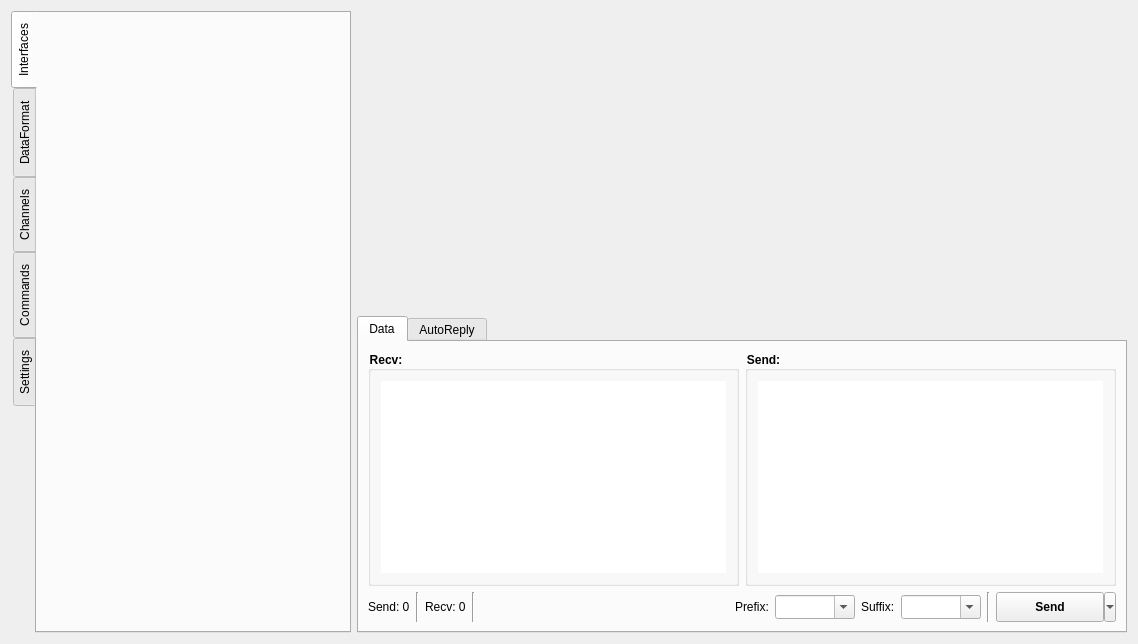
<?xml version="1.0" encoding="UTF-8"?>
<ui version="4.0">
 <class>Widget</class>
 <widget class="QWidget" name="Widget">
  <property name="geometry">
   <rect>
    <x>0</x>
    <y>0</y>
    <width>1138</width>
    <height>644</height>
   </rect>
  </property>
  <property name="sizePolicy">
   <sizepolicy hsizetype="Expanding" vsizetype="Maximum">
    <horstretch>0</horstretch>
    <verstretch>0</verstretch>
   </sizepolicy>
  </property>
  <property name="windowTitle">
   <string>Widget</string>
  </property>
  <property name="styleSheet">
   <string notr="true"/>
  </property>
  <layout class="QHBoxLayout" name="horizontalLayout">
   <item>
    <widget class="QTabWidget" name="sidebar">
     <property name="enabled">
      <bool>true</bool>
     </property>
     <property name="sizePolicy">
      <sizepolicy hsizetype="Minimum" vsizetype="MinimumExpanding">
       <horstretch>0</horstretch>
       <verstretch>0</verstretch>
      </sizepolicy>
     </property>
     <property name="maximumSize">
      <size>
       <width>340</width>
       <height>16777215</height>
      </size>
     </property>
     <property name="tabPosition">
      <enum>QTabWidget::West</enum>
     </property>
     <property name="currentIndex">
      <number>0</number>
     </property>
     <widget class="QWidget" name="tab_interfaces">
      <attribute name="title">
       <string>Interfaces</string>
      </attribute>
      <layout class="QVBoxLayout" name="verticalLayout_6"/>
     </widget>
     <widget class="QWidget" name="tab_dataformat">
      <attribute name="title">
       <string>DataFormat</string>
      </attribute>
      <layout class="QGridLayout" name="gridLayout_3">
       <item row="1" column="0">
        <widget class="QLabel" name="label">
         <property name="text">
          <string>Type:</string>
         </property>
        </widget>
       </item>
       <item row="7" column="0" colspan="2">
        <widget class="QCheckBox" name="chk_datafilter_enable">
         <property name="font">
          <font>
           <weight>75</weight>
           <bold>true</bold>
          </font>
         </property>
         <property name="text">
          <string>Filter:</string>
         </property>
         <property name="checked">
          <bool>false</bool>
         </property>
        </widget>
       </item>
       <item row="3" column="1">
        <widget class="QLineEdit" name="input_dataformat_suffix">
         <property name="text">
          <string/>
         </property>
        </widget>
       </item>
       <item row="1" column="1">
        <widget class="QComboBox" name="cmb_dataformat_type">
         <item>
          <property name="text">
           <string>int8</string>
          </property>
         </item>
         <item>
          <property name="text">
           <string>int16</string>
          </property>
         </item>
         <item>
          <property name="text">
           <string>int32</string>
          </property>
         </item>
         <item>
          <property name="text">
           <string>uint8</string>
          </property>
         </item>
         <item>
          <property name="text">
           <string>uint16</string>
          </property>
         </item>
         <item>
          <property name="text">
           <string>uint32</string>
          </property>
         </item>
         <item>
          <property name="text">
           <string>float</string>
          </property>
         </item>
         <item>
          <property name="text">
           <string>double</string>
          </property>
         </item>
        </widget>
       </item>
       <item row="2" column="0">
        <widget class="QLabel" name="label_24">
         <property name="text">
          <string>Prefix:</string>
         </property>
        </widget>
       </item>
       <item row="3" column="0">
        <widget class="QLabel" name="label_23">
         <property name="text">
          <string>Suffix:</string>
         </property>
        </widget>
       </item>
       <item row="8" column="0" colspan="2">
        <widget class="QTreeWidget" name="tree_datafilter">
         <property name="enabled">
          <bool>false</bool>
         </property>
         <property name="styleSheet">
          <string notr="true"/>
         </property>
         <property name="verticalScrollBarPolicy">
          <enum>Qt::ScrollBarAlwaysOff</enum>
         </property>
         <property name="horizontalScrollBarPolicy">
          <enum>Qt::ScrollBarAsNeeded</enum>
         </property>
         <property name="autoScroll">
          <bool>true</bool>
         </property>
         <property name="editTriggers">
          <set>QAbstractItemView::EditKeyPressed</set>
         </property>
         <property name="dragEnabled">
          <bool>false</bool>
         </property>
         <property name="selectionMode">
          <enum>QAbstractItemView::SingleSelection</enum>
         </property>
         <property name="selectionBehavior">
          <enum>QAbstractItemView::SelectRows</enum>
         </property>
         <property name="indentation">
          <number>0</number>
         </property>
         <attribute name="headerVisible">
          <bool>false</bool>
         </attribute>
         <attribute name="headerMinimumSectionSize">
          <number>0</number>
         </attribute>
         <column>
          <property name="text">
           <string notr="true">1</string>
          </property>
         </column>
        </widget>
       </item>
       <item row="2" column="1">
        <widget class="QLineEdit" name="input_dataformat_prefix">
         <property name="text">
          <string/>
         </property>
        </widget>
       </item>
       <item row="4" column="1">
        <widget class="QLineEdit" name="input_dataformat_delimiter">
         <property name="text">
          <string>,</string>
         </property>
        </widget>
       </item>
       <item row="6" column="0" colspan="2">
        <widget class="Line" name="line_2">
         <property name="orientation">
          <enum>Qt::Horizontal</enum>
         </property>
        </widget>
       </item>
       <item row="4" column="0">
        <widget class="QLabel" name="label_25">
         <property name="text">
          <string>Delimiter:</string>
         </property>
        </widget>
       </item>
       <item row="0" column="0" colspan="2">
        <widget class="QLabel" name="label_26">
         <property name="sizePolicy">
          <sizepolicy hsizetype="Preferred" vsizetype="Preferred">
           <horstretch>0</horstretch>
           <verstretch>0</verstretch>
          </sizepolicy>
         </property>
         <property name="font">
          <font>
           <weight>75</weight>
           <bold>true</bold>
          </font>
         </property>
         <property name="text">
          <string>Format:</string>
         </property>
        </widget>
       </item>
      </layout>
     </widget>
     <widget class="QWidget" name="tab_channel">
      <attribute name="title">
       <string>Channels</string>
      </attribute>
      <layout class="QVBoxLayout" name="verticalLayout_2">
       <item>
        <widget class="QLabel" name="label_29">
         <property name="font">
          <font>
           <weight>75</weight>
           <bold>true</bold>
          </font>
         </property>
         <property name="text">
          <string>Channels:</string>
         </property>
        </widget>
       </item>
       <item>
        <widget class="QTreeWidget" name="tree_channel">
         <property name="styleSheet">
          <string notr="true"/>
         </property>
         <property name="verticalScrollBarPolicy">
          <enum>Qt::ScrollBarAlwaysOff</enum>
         </property>
         <property name="horizontalScrollBarPolicy">
          <enum>Qt::ScrollBarAsNeeded</enum>
         </property>
         <property name="autoScroll">
          <bool>true</bool>
         </property>
         <property name="indentation">
          <number>0</number>
         </property>
         <attribute name="headerVisible">
          <bool>false</bool>
         </attribute>
         <attribute name="headerMinimumSectionSize">
          <number>0</number>
         </attribute>
         <column>
          <property name="text">
           <string notr="true">1</string>
          </property>
         </column>
        </widget>
       </item>
      </layout>
     </widget>
     <widget class="QWidget" name="tab_commands">
      <attribute name="title">
       <string>Commands</string>
      </attribute>
      <layout class="QVBoxLayout" name="verticalLayout_5">
       <item>
        <widget class="QLabel" name="label_30">
         <property name="font">
          <font>
           <weight>75</weight>
           <bold>true</bold>
          </font>
         </property>
         <property name="text">
          <string>Commands:</string>
         </property>
        </widget>
       </item>
       <item>
        <widget class="QTreeWidget" name="tree_commands">
         <property name="enabled">
          <bool>true</bool>
         </property>
         <property name="styleSheet">
          <string notr="true"/>
         </property>
         <property name="verticalScrollBarPolicy">
          <enum>Qt::ScrollBarAlwaysOff</enum>
         </property>
         <property name="horizontalScrollBarPolicy">
          <enum>Qt::ScrollBarAsNeeded</enum>
         </property>
         <property name="autoScroll">
          <bool>true</bool>
         </property>
         <property name="editTriggers">
          <set>QAbstractItemView::EditKeyPressed</set>
         </property>
         <property name="dragEnabled">
          <bool>false</bool>
         </property>
         <property name="selectionMode">
          <enum>QAbstractItemView::SingleSelection</enum>
         </property>
         <property name="selectionBehavior">
          <enum>QAbstractItemView::SelectRows</enum>
         </property>
         <property name="indentation">
          <number>0</number>
         </property>
         <attribute name="headerVisible">
          <bool>false</bool>
         </attribute>
         <attribute name="headerMinimumSectionSize">
          <number>0</number>
         </attribute>
         <column>
          <property name="text">
           <string notr="true">1</string>
          </property>
         </column>
        </widget>
       </item>
      </layout>
     </widget>
     <widget class="QWidget" name="tab_settings">
      <attribute name="title">
       <string>Settings</string>
      </attribute>
      <layout class="QVBoxLayout" name="verticalLayout">
       <item>
        <widget class="QScrollArea" name="scrollArea">
         <property name="widgetResizable">
          <bool>true</bool>
         </property>
         <widget class="QWidget" name="scrollAreaWidgetContents">
          <property name="geometry">
           <rect>
            <x>0</x>
            <y>0</y>
            <width>289</width>
            <height>600</height>
           </rect>
          </property>
          <layout class="QVBoxLayout" name="verticalLayout_7">
           <item>
            <widget class="QCheckBox" name="chk_wnd_at_top">
             <property name="text">
              <string>always at the top</string>
             </property>
            </widget>
           </item>
           <item>
            <spacer name="verticalSpacer">
             <property name="orientation">
              <enum>Qt::Vertical</enum>
             </property>
             <property name="sizeHint" stdset="0">
              <size>
               <width>20</width>
               <height>40</height>
              </size>
             </property>
            </spacer>
           </item>
          </layout>
         </widget>
        </widget>
       </item>
      </layout>
     </widget>
    </widget>
   </item>
   <item>
    <layout class="QVBoxLayout" name="verticalLayout_3">
     <item>
      <widget class="uykplot_multicurve" name="plot_multicurve" native="true"/>
     </item>
     <item>
      <widget class="QTabWidget" name="tabWidget_2">
       <property name="sizePolicy">
        <sizepolicy hsizetype="Preferred" vsizetype="Minimum">
         <horstretch>0</horstretch>
         <verstretch>0</verstretch>
        </sizepolicy>
       </property>
       <property name="maximumSize">
        <size>
         <width>16777215</width>
         <height>16777215</height>
        </size>
       </property>
       <property name="currentIndex">
        <number>0</number>
       </property>
       <widget class="QWidget" name="tab">
        <attribute name="title">
         <string>Data</string>
        </attribute>
        <layout class="QVBoxLayout" name="verticalLayout_4">
         <item>
          <layout class="QHBoxLayout" name="hbox_data" stretch="0,0">
           <item>
            <widget class="QGroupBox" name="group_recv">
             <property name="styleSheet">
              <string notr="true">QGroupBox{font-weight:bold;}</string>
             </property>
             <property name="title">
              <string>Recv:</string>
             </property>
             <layout class="QVBoxLayout" name="verticalLayout_9">
              <item>
               <widget class="QPlainTextEdit" name="input_recv">
                <property name="contextMenuPolicy">
                 <enum>Qt::CustomContextMenu</enum>
                </property>
                <property name="acceptDrops">
                 <bool>false</bool>
                </property>
                <property name="styleSheet">
                 <string notr="true">QPlainTextEdit{ border:0;}
QPlainTextEdit:hover{ border:1px solid gray;}
QPlainTextEdit:pressed{ border:1px solid gray;}</string>
                </property>
                <property name="readOnly">
                 <bool>true</bool>
                </property>
               </widget>
              </item>
             </layout>
            </widget>
           </item>
           <item>
            <widget class="QGroupBox" name="group_send">
             <property name="styleSheet">
              <string notr="true">QGroupBox{font-weight:bold;}</string>
             </property>
             <property name="title">
              <string>Send:</string>
             </property>
             <layout class="QHBoxLayout" name="horizontalLayout_5">
              <item>
               <widget class="QPlainTextEdit" name="input_send">
                <property name="contextMenuPolicy">
                 <enum>Qt::CustomContextMenu</enum>
                </property>
                <property name="acceptDrops">
                 <bool>false</bool>
                </property>
                <property name="styleSheet">
                 <string notr="true">QPlainTextEdit{ border:0;}
QPlainTextEdit:hover{ border:1px solid rgb(0,0,0);}
QPlainTextEdit:pressed{ border:1px solid rgb(0,0,0);}

</string>
                </property>
               </widget>
              </item>
             </layout>
            </widget>
           </item>
          </layout>
         </item>
         <item>
          <layout class="QHBoxLayout" name="horizontalLayout_4">
           <item>
            <widget class="QLabel" name="label_bytes_of_send">
             <property name="text">
              <string>Send: 0</string>
             </property>
            </widget>
           </item>
           <item>
            <widget class="Line" name="line_5">
             <property name="orientation">
              <enum>Qt::Vertical</enum>
             </property>
            </widget>
           </item>
           <item>
            <widget class="QLabel" name="label_bytes_of_recv">
             <property name="text">
              <string>Recv: 0</string>
             </property>
            </widget>
           </item>
           <item>
            <widget class="Line" name="line_7">
             <property name="orientation">
              <enum>Qt::Vertical</enum>
             </property>
            </widget>
           </item>
           <item>
            <spacer name="horizontalSpacer">
             <property name="orientation">
              <enum>Qt::Horizontal</enum>
             </property>
             <property name="sizeHint" stdset="0">
              <size>
               <width>40</width>
               <height>20</height>
              </size>
             </property>
            </spacer>
           </item>
           <item>
            <widget class="QLabel" name="label_31">
             <property name="text">
              <string>Prefix:</string>
             </property>
            </widget>
           </item>
           <item>
            <widget class="QComboBox" name="cmb_send_prefix">
             <property name="sizePolicy">
              <sizepolicy hsizetype="Preferred" vsizetype="Preferred">
               <horstretch>0</horstretch>
               <verstretch>0</verstretch>
              </sizepolicy>
             </property>
             <property name="minimumSize">
              <size>
               <width>80</width>
               <height>20</height>
              </size>
             </property>
             <property name="maximumSize">
              <size>
               <width>16777215</width>
               <height>24</height>
              </size>
             </property>
             <property name="toolTip">
              <string>Prefix</string>
             </property>
             <property name="editable">
              <bool>true</bool>
             </property>
             <item>
              <property name="text">
               <string/>
              </property>
             </item>
             <item>
              <property name="text">
               <string>##{</string>
              </property>
             </item>
            </widget>
           </item>
           <item>
            <widget class="QLabel" name="label_32">
             <property name="text">
              <string>Suffix:</string>
             </property>
            </widget>
           </item>
           <item>
            <widget class="QComboBox" name="cmb_send_suffix">
             <property name="sizePolicy">
              <sizepolicy hsizetype="Preferred" vsizetype="Preferred">
               <horstretch>0</horstretch>
               <verstretch>0</verstretch>
              </sizepolicy>
             </property>
             <property name="minimumSize">
              <size>
               <width>80</width>
               <height>20</height>
              </size>
             </property>
             <property name="maximumSize">
              <size>
               <width>16777215</width>
               <height>24</height>
              </size>
             </property>
             <property name="toolTip">
              <string>Suffix</string>
             </property>
             <property name="editable">
              <bool>true</bool>
             </property>
             <item>
              <property name="text">
               <string/>
              </property>
             </item>
             <item>
              <property name="text">
               <string>\n</string>
              </property>
             </item>
             <item>
              <property name="text">
               <string>\r\n</string>
              </property>
             </item>
             <item>
              <property name="text">
               <string>}##</string>
              </property>
             </item>
            </widget>
           </item>
           <item>
            <widget class="Line" name="line_8">
             <property name="orientation">
              <enum>Qt::Vertical</enum>
             </property>
            </widget>
           </item>
           <item>
            <widget class="QToolButton" name="btn_send">
             <property name="minimumSize">
              <size>
               <width>120</width>
               <height>30</height>
              </size>
             </property>
             <property name="font">
              <font>
               <weight>75</weight>
               <bold>true</bold>
              </font>
             </property>
             <property name="contextMenuPolicy">
              <enum>Qt::CustomContextMenu</enum>
             </property>
             <property name="text">
              <string>Send</string>
             </property>
             <property name="iconSize">
              <size>
               <width>16</width>
               <height>16</height>
              </size>
             </property>
             <property name="shortcut">
              <string>Ctrl+Return</string>
             </property>
             <property name="popupMode">
              <enum>QToolButton::MenuButtonPopup</enum>
             </property>
             <property name="toolButtonStyle">
              <enum>Qt::ToolButtonTextOnly</enum>
             </property>
             <property name="autoRaise">
              <bool>false</bool>
             </property>
            </widget>
           </item>
          </layout>
         </item>
        </layout>
       </widget>
       <widget class="QWidget" name="tab_2">
        <attribute name="title">
         <string>AutoReply</string>
        </attribute>
       </widget>
      </widget>
     </item>
    </layout>
   </item>
  </layout>
 </widget>
 <customwidgets>
  <customwidget>
   <class>uykplot_multicurve</class>
   <extends>QWidget</extends>
   <header>uykplot_multicurve.h</header>
   <container>1</container>
  </customwidget>
 </customwidgets>
 <resources/>
 <connections/>
</ui>
